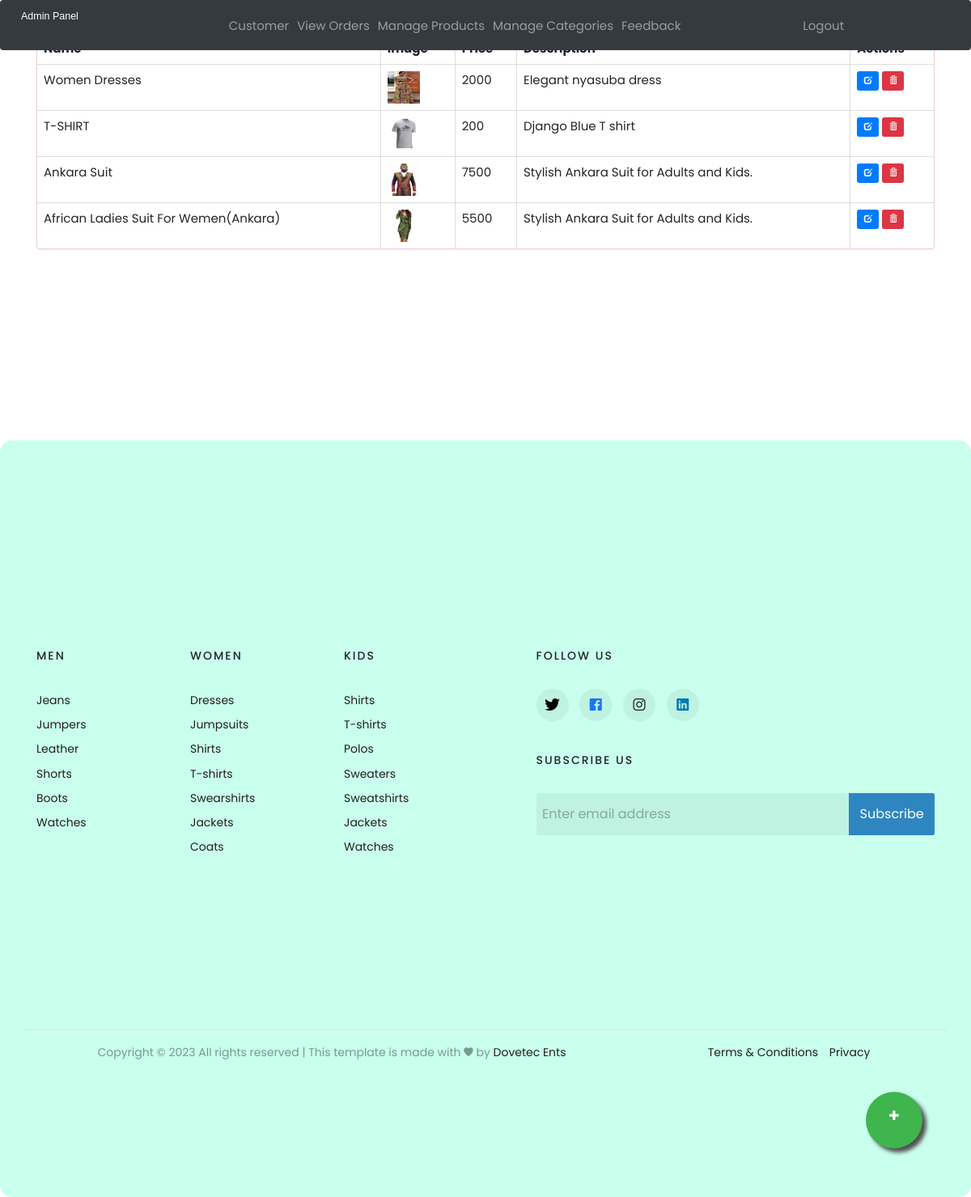
/admin-products (signed in), run on an earlier commit of the app's database.
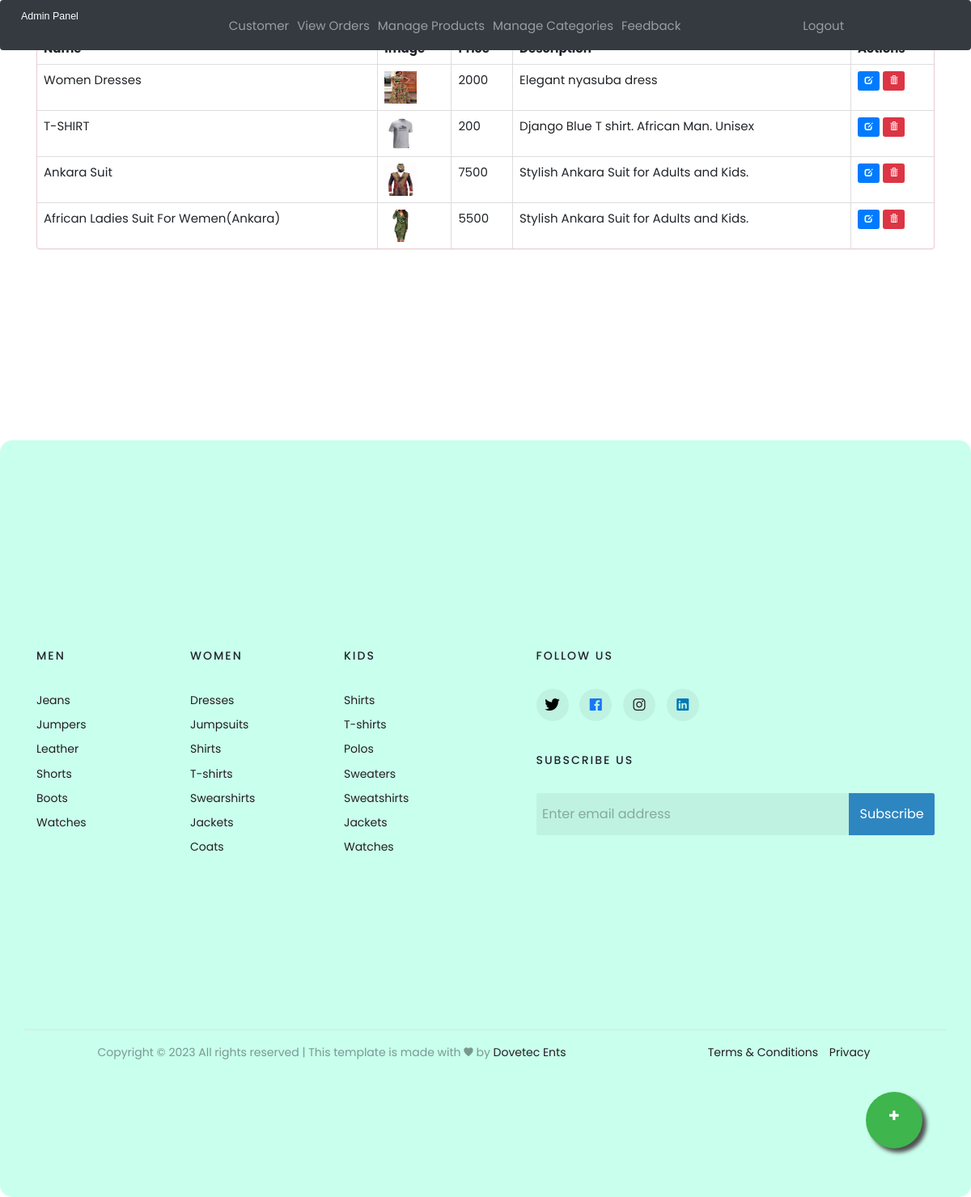
And on a later commit of the database.
### ecom/models.py (models this page shows, shortened)
class Product(models.Model):
    name=models.CharField(max_length=40)
    product_image= models.ImageField(upload_to='product_image/',null=True,blank=True)
    price = models.PositiveIntegerField()
    description=models.CharField(max_length=40)

### ecom/views.py (the view)
# urls.py: path('admin-products', views.admin_products_view,name='admin-products'),
@login_required(login_url='adminlogin')
def admin_products_view(request):
    products=models.Product.objects.all()
    return render(request,'ecom/admin_products.html',{'products':products})

### templates/ecom/admin_products.html (shortened to what this page needs)
{% extends 'ecom/admin_base.html' %}
{% load static %}
{% block content %}
<head>
{% load static %}
  <link href="//netdna.bootstrapcdn.com/bootstrap/3.0.0/css/bootstrap.min.css" rel="stylesheet" id="bootstrap-css">
</head>
<div class="container">
  <div class="panel panel-danger">
    <div class="panel-heading">
      <h6 class="panel-title">Total Products</h6>
    </div>
    <table class="table table-hover table-bordered" id="dev-table">
      <thead>
        <tr>
          <th>Name</th>
          <th>Image</th>
          <th>Price</th>
          <th>Description</th>
          <th>Actions</th>
        </tr>
      </thead>
      {% for p in products %}
      {% if p %}
      <tr>
        <td> {{p.name}}</td>
        <td> <img src="{% static p.product_image.url %}" alt="Profile Pic" height="40px" width="40px" /></td>
        <td>{{p.price}}</td>
        <td>{{p.description}}</td>
        <td><a class="btn btn-primary btn-xs" href="{% url 'update-product' p.id  %}"><span
              class="glyphicon glyphicon-edit"></span></a>
          <a class="btn btn-danger btn-xs" href="{% url 'delete-product' p.id  %}"><span
              class="glyphicon glyphicon-trash"></span></a>
        </td>
      </tr>
      {%else%}
      <br><br><br>
      <h1>No Products!!</h1>
      {% endif %}
      {% endfor %}
    </table>
  </div>
</div>
<a href="/admin-add-product" class="float">
  <i class="fa fa-plus my-float"></i>
</a>
{% endblock content %}

What changed in the data, as far as the page shows it:
changed Product "T-SHIRT": description "Django Blue T shirt" → "Django Blue T shirt. African Man. Unisex"
